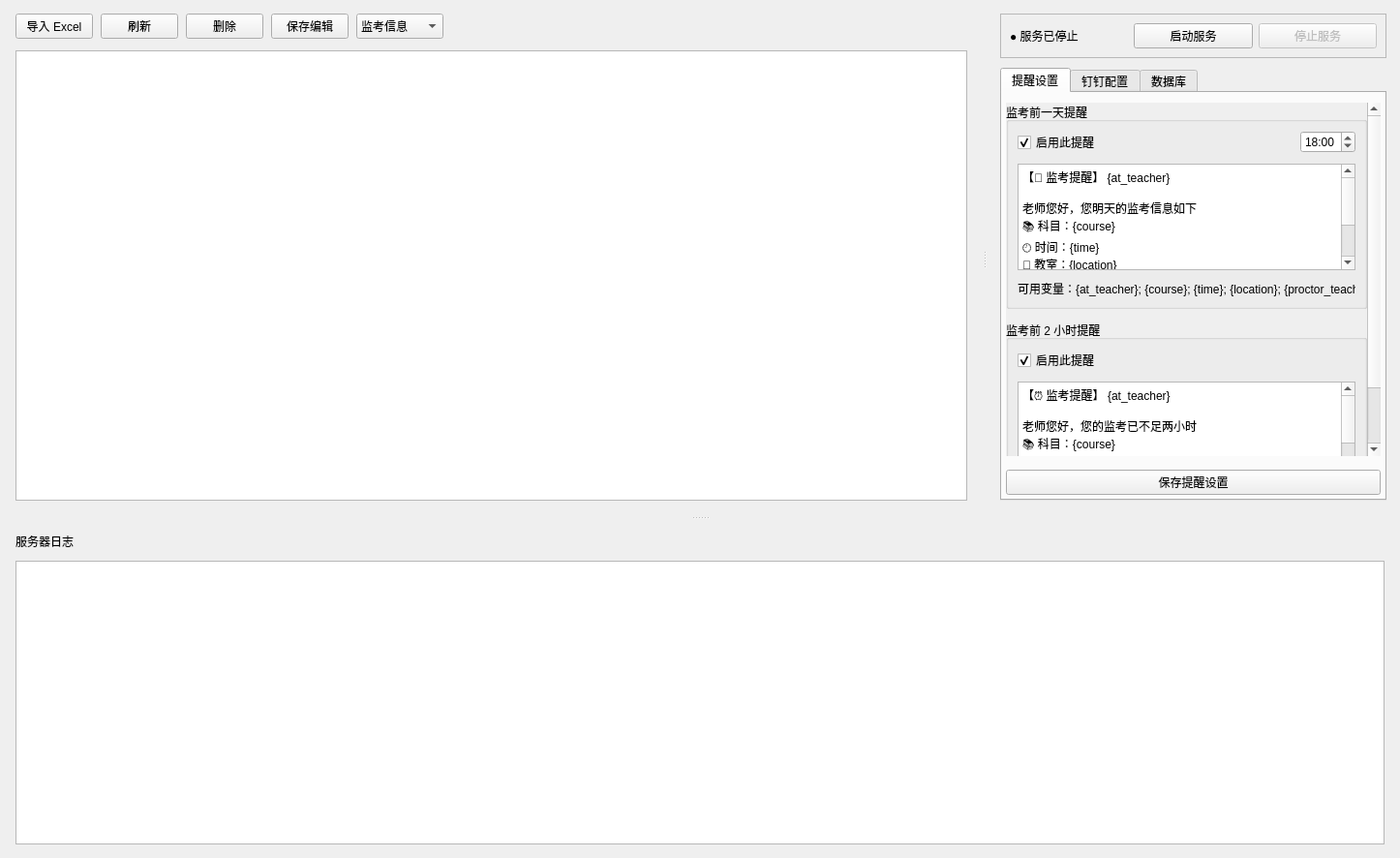
<?xml version="1.0" encoding="UTF-8"?>
<ui version="4.0">
 <class>MainWindow</class>
 <widget class="QMainWindow" name="MainWindow">
  <property name="geometry">
   <rect>
    <x>0</x>
    <y>0</y>
    <width>1446</width>
    <height>886</height>
   </rect>
  </property>
  <property name="windowTitle">
   <string>监考智能提醒系统</string>
  </property>
  <property name="styleSheet">
   <string notr="true"/>
  </property>
  <widget class="QWidget" name="centralwidget">
   <layout class="QVBoxLayout" name="rootLayout">
    <property name="spacing">
     <number>0</number>
    </property>
    <property name="leftMargin">
     <number>0</number>
    </property>
    <property name="topMargin">
     <number>0</number>
    </property>
    <property name="rightMargin">
     <number>0</number>
    </property>
    <property name="bottomMargin">
     <number>0</number>
    </property>
    <item>
     <widget class="QSplitter" name="mainSplitter">
      <property name="orientation">
       <enum>Qt::Vertical</enum>
      </property>
      <property name="childrenCollapsible">
       <bool>false</bool>
      </property>
      <widget class="QSplitter" name="contentSplitter">
       <property name="sizePolicy">
        <sizepolicy hsizetype="Preferred" vsizetype="Expanding">
         <horstretch>0</horstretch>
         <verstretch>3</verstretch>
        </sizepolicy>
       </property>
       <property name="orientation">
        <enum>Qt::Horizontal</enum>
       </property>
       <property name="childrenCollapsible">
        <bool>false</bool>
       </property>
       <widget class="QFrame" name="examCard">
        <property name="sizePolicy">
         <sizepolicy hsizetype="Expanding" vsizetype="Preferred">
          <horstretch>2</horstretch>
          <verstretch>0</verstretch>
         </sizepolicy>
        </property>
        <property name="frameShape">
         <enum>QFrame::NoFrame</enum>
        </property>
        <property name="card" stdset="0">
         <string>true</string>
        </property>
        <layout class="QVBoxLayout" name="examCardLayout">
         <property name="spacing">
          <number>12</number>
         </property>
         <property name="leftMargin">
          <number>16</number>
         </property>
         <property name="topMargin">
          <number>14</number>
         </property>
         <property name="rightMargin">
          <number>16</number>
         </property>
         <property name="bottomMargin">
          <number>16</number>
         </property>
         <item>
          <layout class="QHBoxLayout" name="examToolbarLayout">
           <property name="spacing">
            <number>8</number>
           </property>
           <item>
            <widget class="QPushButton" name="btnImportExcel">
             <property name="text">
              <string>导入 Excel</string>
             </property>
             <property name="type" stdset="0">
              <string>primary</string>
             </property>
            </widget>
           </item>
           <item>
            <widget class="QPushButton" name="btnRefresh">
             <property name="text">
              <string>刷新</string>
             </property>
             <property name="type" stdset="0">
              <string>ghost</string>
             </property>
            </widget>
           </item>
           <item>
            <widget class="QPushButton" name="btnDelete">
             <property name="sizePolicy">
              <sizepolicy hsizetype="Preferred" vsizetype="Fixed">
               <horstretch>0</horstretch>
               <verstretch>0</verstretch>
              </sizepolicy>
             </property>
             <property name="text">
              <string>删除</string>
             </property>
             <property name="type" stdset="0">
              <string>ghost</string>
             </property>
            </widget>
           </item>
           <item>
            <widget class="QPushButton" name="btnSaveEdit">
             <property name="text">
              <string>保存编辑</string>
             </property>
            </widget>
           </item>
           <item>
            <widget class="QComboBox" name="cboxSelectTable">
             <property name="sizePolicy">
              <sizepolicy hsizetype="Minimum" vsizetype="Fixed">
               <horstretch>0</horstretch>
               <verstretch>0</verstretch>
              </sizepolicy>
             </property>
             <property name="minimumSize">
              <size>
               <width>90</width>
               <height>26</height>
              </size>
             </property>
             <item>
              <property name="text">
               <string>监考信息</string>
              </property>
             </item>
             <item>
              <property name="text">
               <string>监考人员</string>
              </property>
             </item>
             <item>
              <property name="text">
               <string>轮询服务</string>
              </property>
             </item>
            </widget>
           </item>
           <item>
            <spacer name="examToolbarSpacer">
             <property name="orientation">
              <enum>Qt::Horizontal</enum>
             </property>
             <property name="sizeHint" stdset="0">
              <size>
               <width>40</width>
               <height>20</height>
              </size>
             </property>
            </spacer>
           </item>
          </layout>
         </item>
         <item>
          <widget class="QTableView" name="examTable">
           <property name="editTriggers">
            <set>QAbstractItemView::NoEditTriggers</set>
           </property>
           <property name="alternatingRowColors">
            <bool>true</bool>
           </property>
           <property name="selectionMode">
            <enum>QAbstractItemView::SingleSelection</enum>
           </property>
           <property name="selectionBehavior">
            <enum>QAbstractItemView::SelectRows</enum>
           </property>
           <attribute name="horizontalHeaderStretchLastSection">
            <bool>true</bool>
           </attribute>
           <attribute name="verticalHeaderVisible">
            <bool>false</bool>
           </attribute>
          </widget>
         </item>
        </layout>
       </widget>
       <widget class="QFrame" name="configCard">
        <property name="sizePolicy">
         <sizepolicy hsizetype="Preferred" vsizetype="Preferred">
          <horstretch>1</horstretch>
          <verstretch>0</verstretch>
         </sizepolicy>
        </property>
        <property name="minimumSize">
         <size>
          <width>360</width>
          <height>0</height>
         </size>
        </property>
        <property name="frameShape">
         <enum>QFrame::NoFrame</enum>
        </property>
        <property name="card" stdset="0">
         <string>true</string>
        </property>
        <layout class="QVBoxLayout" name="configCardLayout">
         <property name="spacing">
          <number>10</number>
         </property>
         <property name="leftMargin">
          <number>14</number>
         </property>
         <property name="topMargin">
          <number>14</number>
         </property>
         <property name="rightMargin">
          <number>14</number>
         </property>
         <property name="bottomMargin">
          <number>16</number>
         </property>
         <item>
          <widget class="QFrame" name="controlCard">
           <property name="frameShape">
            <enum>QFrame::StyledPanel</enum>
           </property>
           <property name="frameShadow">
            <enum>QFrame::Raised</enum>
           </property>
           <layout class="QHBoxLayout" name="horizontalLayout_3">
            <item>
             <widget class="QLabel" name="serviceState">
              <property name="text">
               <string>● 服务已停止</string>
              </property>
              <property name="state" stdset="0">
               <string>error</string>
              </property>
             </widget>
            </item>
            <item>
             <widget class="QPushButton" name="btnStartService">
              <property name="text">
               <string>启动服务</string>
              </property>
              <property name="type" stdset="0">
               <string>primary</string>
              </property>
             </widget>
            </item>
            <item>
             <widget class="QPushButton" name="btnStopService">
              <property name="enabled">
               <bool>false</bool>
              </property>
              <property name="text">
               <string>停止服务</string>
              </property>
              <property name="type" stdset="0">
               <string>danger</string>
              </property>
             </widget>
            </item>
           </layout>
          </widget>
         </item>
         <item>
          <widget class="QTabWidget" name="configTabs">
           <property name="currentIndex">
            <number>0</number>
           </property>
           <widget class="QWidget" name="tabRemind">
            <attribute name="title">
             <string>提醒设置</string>
            </attribute>
            <layout class="QVBoxLayout" name="tabRemindLayout">
             <property name="spacing">
              <number>14</number>
             </property>
             <property name="leftMargin">
              <number>4</number>
             </property>
             <property name="topMargin">
              <number>10</number>
             </property>
             <property name="rightMargin">
              <number>4</number>
             </property>
             <property name="bottomMargin">
              <number>4</number>
             </property>
             <item>
              <widget class="QScrollArea" name="reminderScroll">
               <property name="frameShape">
                <enum>QFrame::NoFrame</enum>
               </property>
               <property name="widgetResizable">
                <bool>true</bool>
               </property>
               <widget class="QWidget" name="scrollAreaWidgetContents">
                <property name="geometry">
                 <rect>
                  <x>0</x>
                  <y>0</y>
                  <width>300</width>
                  <height>440</height>
                 </rect>
                </property>
                <layout class="QVBoxLayout" name="verticalLayout">
                 <property name="spacing">
                  <number>12</number>
                 </property>
                 <property name="leftMargin">
                  <number>0</number>
                 </property>
                 <property name="topMargin">
                  <number>0</number>
                 </property>
                 <property name="rightMargin">
                  <number>0</number>
                 </property>
                 <property name="bottomMargin">
                  <number>0</number>
                 </property>
                 <item>
                  <widget class="QGroupBox" name="grpDayBefore">
                   <property name="title">
                    <string>监考前一天提醒</string>
                   </property>
                   <layout class="QVBoxLayout" name="grpDayBeforeLayout">
                    <property name="spacing">
                     <number>10</number>
                    </property>
                    <item>
                     <layout class="QHBoxLayout" name="rowDayBefore">
                      <item>
                       <widget class="QCheckBox" name="chkDayBefore">
                        <property name="text">
                         <string>启用此提醒</string>
                        </property>
                        <property name="checked">
                         <bool>true</bool>
                        </property>
                       </widget>
                      </item>
                      <item>
                       <spacer name="spacerRowDay">
                        <property name="orientation">
                         <enum>Qt::Horizontal</enum>
                        </property>
                        <property name="sizeHint" stdset="0">
                         <size>
                          <width>40</width>
                          <height>20</height>
                         </size>
                        </property>
                       </spacer>
                      </item>
                      <item>
                       <widget class="QTimeEdit" name="timeDayBefore">
                        <property name="displayFormat">
                         <string>HH:mm</string>
                        </property>
                        <property name="time">
                         <time>
                          <hour>18</hour>
                          <minute>0</minute>
                          <second>0</second>
                         </time>
                        </property>
                       </widget>
                      </item>
                     </layout>
                    </item>
                    <item>
                     <widget class="QPlainTextEdit" name="msgTemplateDayBefore">
                      <property name="minimumSize">
                       <size>
                        <width>80</width>
                        <height>110</height>
                       </size>
                      </property>
                      <property name="maximumSize">
                       <size>
                        <width>16777215</width>
                        <height>160</height>
                       </size>
                      </property>
                      <property name="plainText">
                       <string>【📅 监考提醒】 {at_teacher} 

老师您好，您明天的监考信息如下
📚 科目：{course}
🕘 时间：{time}
📍 教室：{location}
👥 老师：{proctor_teacher}
======================

</string>
                      </property>
                     </widget>
                    </item>
                    <item>
                     <widget class="QLabel" name="lblTemplateTipDayBefore">
                      <property name="minimumSize">
                       <size>
                        <width>80</width>
                        <height>0</height>
                       </size>
                      </property>
                      <property name="text">
                       <string>可用变量：{at_teacher}; {course}; {time}; {location}; {proctor_teacher}</string>
                      </property>
                      <property name="muted" stdset="0">
                       <string>true</string>
                      </property>
                     </widget>
                    </item>
                   </layout>
                  </widget>
                 </item>
                 <item>
                  <widget class="QGroupBox" name="grpTwoHours">
                   <property name="title">
                    <string>监考前 2 小时提醒</string>
                   </property>
                   <layout class="QVBoxLayout" name="grpTwoHoursLayout">
                    <property name="spacing">
                     <number>10</number>
                    </property>
                    <item>
                     <layout class="QHBoxLayout" name="rowTwoHours">
                      <item>
                       <widget class="QCheckBox" name="chkTwoHours">
                        <property name="text">
                         <string>启用此提醒</string>
                        </property>
                        <property name="checked">
                         <bool>true</bool>
                        </property>
                       </widget>
                      </item>
                      <item>
                       <spacer name="spacerRowTwoH">
                        <property name="orientation">
                         <enum>Qt::Horizontal</enum>
                        </property>
                        <property name="sizeHint" stdset="0">
                         <size>
                          <width>40</width>
                          <height>20</height>
                         </size>
                        </property>
                       </spacer>
                      </item>
                     </layout>
                    </item>
                    <item>
                     <widget class="QPlainTextEdit" name="msgTemplateTwoHours">
                      <property name="minimumSize">
                       <size>
                        <width>80</width>
                        <height>110</height>
                       </size>
                      </property>
                      <property name="maximumSize">
                       <size>
                        <width>16777215</width>
                        <height>160</height>
                       </size>
                      </property>
                      <property name="plainText">
                       <string>【⏰ 监考提醒】 {at_teacher}

老师您好，您的监考已不足两小时
📚 科目：{course}
🕘 时间：{time}
📍 教室：{location}
👥 老师：{proctor_teacher}
======================

</string>
                      </property>
                     </widget>
                    </item>
                    <item>
                     <widget class="QLabel" name="lblTemplateTipTwoHours">
                      <property name="minimumSize">
                       <size>
                        <width>80</width>
                        <height>0</height>
                       </size>
                      </property>
                      <property name="text">
                       <string>可用变量：{at_teacher}; {course}; {time}; {location}; {proctor_teacher}</string>
                      </property>
                      <property name="muted" stdset="0">
                       <string>true</string>
                      </property>
                     </widget>
                    </item>
                   </layout>
                  </widget>
                 </item>
                 <item>
                  <spacer name="scrollSpacer">
                   <property name="orientation">
                    <enum>Qt::Vertical</enum>
                   </property>
                   <property name="sizeHint" stdset="0">
                    <size>
                     <width>20</width>
                     <height>10</height>
                    </size>
                   </property>
                  </spacer>
                 </item>
                </layout>
               </widget>
              </widget>
             </item>
             <item>
              <widget class="QPushButton" name="btnSaveRemind">
               <property name="text">
                <string>保存提醒设置</string>
               </property>
               <property name="type" stdset="0">
                <string>primary</string>
               </property>
              </widget>
             </item>
            </layout>
           </widget>
           <widget class="QWidget" name="tabDingtalk">
            <attribute name="title">
             <string>钉钉配置</string>
            </attribute>
            <layout class="QVBoxLayout" name="tabDingtalkLayout">
             <property name="spacing">
              <number>14</number>
             </property>
             <property name="leftMargin">
              <number>4</number>
             </property>
             <property name="topMargin">
              <number>10</number>
             </property>
             <property name="rightMargin">
              <number>4</number>
             </property>
             <property name="bottomMargin">
              <number>4</number>
             </property>
             <item>
              <widget class="QGroupBox" name="grpWebhook">
               <property name="title">
                <string>机器人配置</string>
               </property>
               <layout class="QVBoxLayout" name="grpWebhookLayout">
                <property name="spacing">
                 <number>8</number>
                </property>
                <item>
                 <widget class="QLabel" name="lblWebhook">
                  <property name="text">
                   <string>Webhook URL</string>
                  </property>
                 </widget>
                </item>
                <item>
                 <widget class="QLineEdit" name="webhookEdit">
                  <property name="placeholderText">
                   <string>https://oapi.dingtalk.com/robot/send?access_token=xxxx</string>
                  </property>
                 </widget>
                </item>
                <item>
                 <widget class="QLabel" name="lblSecret">
                  <property name="text">
                   <string>加签密钥 Secret</string>
                  </property>
                 </widget>
                </item>
                <item>
                 <widget class="QLineEdit" name="secretEdit">
                  <property name="echoMode">
                   <enum>QLineEdit::Password</enum>
                  </property>
                  <property name="placeholderText">
                   <string>SECxxxxxxxx（启用加签时填写）</string>
                  </property>
                 </widget>
                </item>
               </layout>
              </widget>
             </item>
             <item>
              <spacer name="dingSpacer">
               <property name="orientation">
                <enum>Qt::Vertical</enum>
               </property>
               <property name="sizeHint" stdset="0">
                <size>
                 <width>20</width>
                 <height>40</height>
                </size>
               </property>
              </spacer>
             </item>
             <item>
              <widget class="QPushButton" name="btnSaveDingtalk">
               <property name="text">
                <string>保存配置</string>
               </property>
               <property name="type" stdset="0">
                <string>primary</string>
               </property>
              </widget>
             </item>
            </layout>
           </widget>
           <widget class="QWidget" name="tabDatabase">
            <attribute name="title">
             <string>数据库</string>
            </attribute>
            <layout class="QVBoxLayout" name="tabDatabaseLayout">
             <property name="spacing">
              <number>14</number>
             </property>
             <property name="leftMargin">
              <number>4</number>
             </property>
             <property name="topMargin">
              <number>10</number>
             </property>
             <property name="rightMargin">
              <number>4</number>
             </property>
             <property name="bottomMargin">
              <number>4</number>
             </property>
             <item>
              <widget class="QLabel" name="lblDbPath">
               <property name="text">
                <string>数据库文件</string>
               </property>
              </widget>
             </item>
             <item>
              <widget class="QLineEdit" name="dbPathEdit">
               <property name="text">
                <string>./data/monitor.db</string>
               </property>
               <property name="readOnly">
                <bool>true</bool>
               </property>
              </widget>
             </item>
             <item>
              <widget class="QGroupBox" name="grpStats">
               <property name="title">
                <string>统计</string>
               </property>
               <layout class="QGridLayout" name="grpStatsLayout">
                <property name="verticalSpacing">
                 <number>10</number>
                </property>
                <item row="0" column="0">
                 <widget class="QLabel" name="lblStatTaskName">
                  <property name="text">
                   <string>监考任务</string>
                  </property>
                  <property name="type" stdset="0">
                   <string>statLabel</string>
                  </property>
                 </widget>
                </item>
                <item row="0" column="1">
                 <widget class="QLabel" name="lblStatPendingName">
                  <property name="text">
                   <string>待提醒</string>
                  </property>
                  <property name="type" stdset="0">
                   <string>statLabel</string>
                  </property>
                 </widget>
                </item>
                <item row="0" column="2">
                 <widget class="QLabel" name="lblStatDoneName">
                  <property name="text">
                   <string>已提醒</string>
                  </property>
                  <property name="type" stdset="0">
                   <string>statLabel</string>
                  </property>
                 </widget>
                </item>
                <item row="1" column="0">
                 <widget class="QLabel" name="lblStatTaskVal">
                  <property name="text">
                   <string>0</string>
                  </property>
                  <property name="type" stdset="0">
                   <string>statValue</string>
                  </property>
                 </widget>
                </item>
                <item row="1" column="1">
                 <widget class="QLabel" name="lblStatPendingVal">
                  <property name="text">
                   <string>0</string>
                  </property>
                  <property name="type" stdset="0">
                   <string>statValue</string>
                  </property>
                 </widget>
                </item>
                <item row="1" column="2">
                 <widget class="QLabel" name="lblStatDoneVal">
                  <property name="text">
                   <string>0</string>
                  </property>
                  <property name="type" stdset="0">
                   <string>statValue</string>
                  </property>
                 </widget>
                </item>
               </layout>
              </widget>
             </item>
             <item>
              <widget class="QGroupBox" name="grpMaintenance">
               <property name="title">
                <string>维护</string>
               </property>
               <layout class="QVBoxLayout" name="grpMaintenanceLayout">
                <property name="spacing">
                 <number>10</number>
                </property>
                <item>
                 <widget class="QPushButton" name="btnCleanup">
                  <property name="text">
                   <string>清理过期数据</string>
                  </property>
                  <property name="type" stdset="0">
                   <string>danger</string>
                  </property>
                 </widget>
                </item>
               </layout>
              </widget>
             </item>
             <item>
              <spacer name="dbSpacer">
               <property name="orientation">
                <enum>Qt::Vertical</enum>
               </property>
               <property name="sizeHint" stdset="0">
                <size>
                 <width>20</width>
                 <height>40</height>
                </size>
               </property>
              </spacer>
             </item>
            </layout>
           </widget>
          </widget>
         </item>
        </layout>
       </widget>
      </widget>
      <widget class="QFrame" name="logCard">
       <property name="sizePolicy">
        <sizepolicy hsizetype="Preferred" vsizetype="Preferred">
         <horstretch>0</horstretch>
         <verstretch>4</verstretch>
        </sizepolicy>
       </property>
       <property name="minimumSize">
        <size>
         <width>0</width>
         <height>200</height>
        </size>
       </property>
       <property name="frameShape">
        <enum>QFrame::NoFrame</enum>
       </property>
       <property name="card" stdset="0">
        <string>true</string>
       </property>
       <layout class="QVBoxLayout" name="logCardLayout">
        <property name="spacing">
         <number>10</number>
        </property>
        <property name="leftMargin">
         <number>16</number>
        </property>
        <property name="topMargin">
         <number>12</number>
        </property>
        <property name="rightMargin">
         <number>16</number>
        </property>
        <property name="bottomMargin">
         <number>14</number>
        </property>
        <item>
         <layout class="QHBoxLayout" name="logHeaderLayout">
          <property name="spacing">
           <number>8</number>
          </property>
          <item>
           <widget class="QLabel" name="logTitle">
            <property name="text">
             <string>服务器日志</string>
            </property>
            <property name="type" stdset="0">
             <string>section</string>
            </property>
           </widget>
          </item>
          <item>
           <spacer name="logHeaderSpacer">
            <property name="orientation">
             <enum>Qt::Horizontal</enum>
            </property>
            <property name="sizeHint" stdset="0">
             <size>
              <width>40</width>
              <height>20</height>
             </size>
            </property>
           </spacer>
          </item>
         </layout>
        </item>
        <item>
         <widget class="QPlainTextEdit" name="logView">
          <property name="readOnly">
           <bool>true</bool>
          </property>
          <property name="maximumBlockCount">
           <number>2000</number>
          </property>
         </widget>
        </item>
       </layout>
      </widget>
     </widget>
    </item>
   </layout>
  </widget>
  <action name="actionOpen_Directory">
   <property name="text">
    <string>Open Directory</string>
   </property>
  </action>
  <action name="actionHello">
   <property name="text">
    <string>Hello</string>
   </property>
  </action>
  <action name="actionWorld">
   <property name="text">
    <string>World</string>
   </property>
  </action>
 </widget>
 <resources/>
 <connections/>
</ui>
